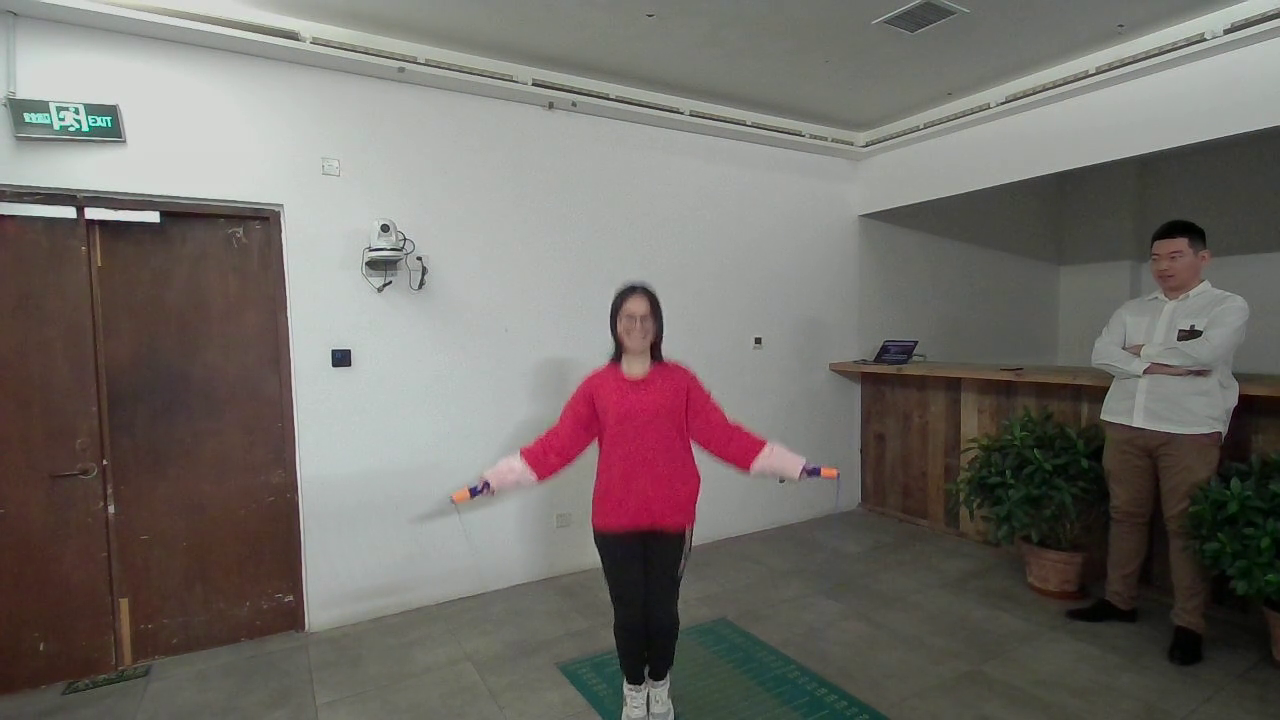
#> input picture frame 11 of area_extract/image/front_jeston_1.mp4, 1280 x 720 px
$ python three_absdiff.py   (older library calls are emulated)
#> lines starting #> are read from the running program, lines starting #| are printed output that depends on the picture; after the words box and inside, x2 and y2 are one past the last pixel; in counts of white or black regions, pixels touching at a corner belong together
import cv2
import numpy as np
import time


def three_frame_differencing(videopath):
#> called with videopath = 'image/front_jeston_1.mp4'
    cap = cv2.VideoCapture(videopath)
    width = int(cap.get(cv2.CAP_PROP_FRAME_WIDTH))
    height = int(cap.get(cv2.CAP_PROP_FRAME_HEIGHT))
    print('宽/高', width, height)
    one_frame = np.zeros((height, width), dtype=np.uint8),
    two_frame = np.zeros((height, width), dtype=np.uint8)
    three_frame = np.zeros((height, width), dtype=np.uint8)
    while cap.isOpened():
        ret, frame = cap.read()
#> frame is the input picture: shape (720, 1280, 3); mean B, G, R 105, 109.5, 114.4
        frame_gray = cv2.cvtColor(frame, cv2.COLOR_BGR2GRAY)
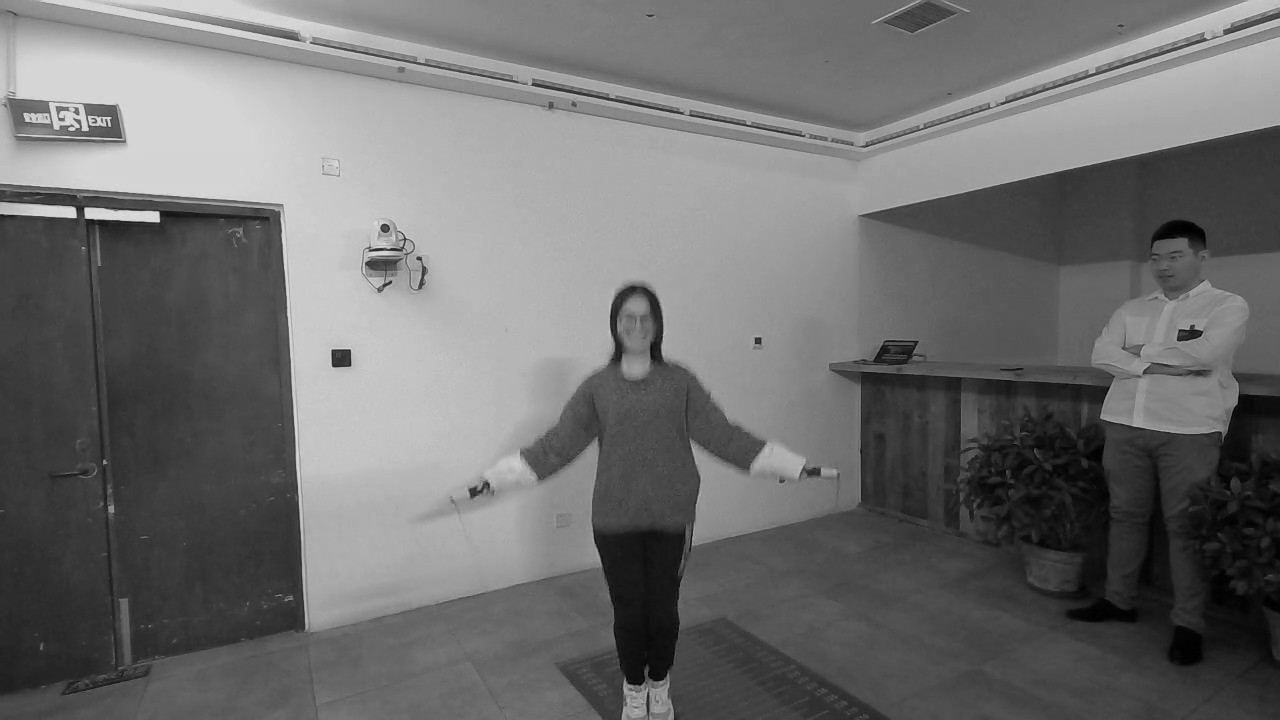
#> frame_gray: shape (720, 1280); min 0, max 227, mean 110.4
        #frame_gray = cv2.GaussianBlur(frame_gray, (3, 3), 0)
        if not ret:
            break
        one_frame, two_frame, three_frame = two_frame, three_frame, frame_gray
#> one_frame: shape (720, 1280); every value is 0
        abs1 = cv2.absdiff(one_frame, two_frame)  # 相减
        _, thresh1 = cv2.threshold(abs1, 5, 255, cv2.THRESH_BINARY)  # 二值，大于40的为255，小于0

        abs2 = cv2.absdiff(two_frame, three_frame)
        _, thresh2 = cv2.threshold(abs2, 5, 255, cv2.THRESH_BINARY)
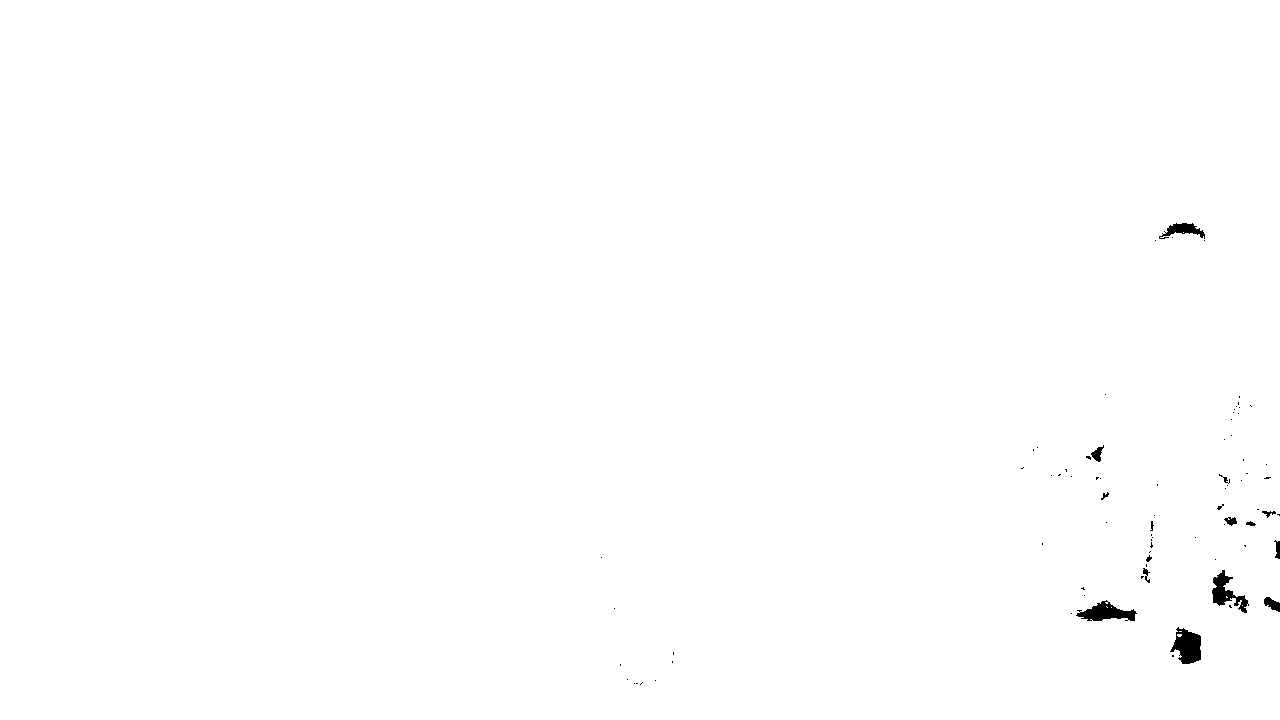
#> thresh2: shape (720, 1280); 99.7% white; 80 black regions (65 under 20 px), largest, box (x1, y1, x2, y2) and area: (1170, 627, 1201, 664) 743, (1076, 600, 1137, 621) 675, (1212, 570, 1249, 613) 607

        binary = cv2.bitwise_and(thresh1, thresh2)  # 与运算
        '''
        kernel = cv2.getStructuringElement(cv2.MORPH_ELLIPSE, (5, 5))
        erode = cv2.erode(binary, kernel)  # 腐蚀
        dilate = cv2.dilate(erode, kernel)  # 膨胀
        dilate = cv2.dilate(dilate, kernel)  # 膨胀
        '''
        binary = cv2.morphologyEx(binary, cv2.MORPH_OPEN, np.ones((3, 1), np.uint8))
        img, contours, hei = cv2.findContours(binary, mode=cv2.RETR_EXTERNAL,
                                              method=cv2.CHAIN_APPROX_SIMPLE)  # 寻找轮廓
#> contours = []; hei = None
        for contour in contours:
            if 100 < cv2.contourArea(contour) < 40000:
                x, y, w, h = cv2.boundingRect(contour)  # 找方框
                cv2.rectangle(binary, (x, y), (x + w, y + h), (255, 255, 255))
#> this loop made 0 passes
        # [4 lines of commented-out code are left out]
        cv2.imshow("dilate", binary)
        #time.sleep(0.5)
        #cv2.imshow("frame", frame)
        if cv2.waitKey(50) & 0xFF == ord("q"):
#> (key q is pressed here)
            break
    cap.release()
    cv2.destroyAllWindows()


if __name__ == '__main__':
    three_frame_differencing('image/front_jeston_1.mp4')
    # three_frame_differencing('image/test4.mp4')
    # three_frame_differencing('image/jump_skip01.mov')

'''
————————————————
版权声明：本文为CSDN博主「人工弱智乔木」的原创文章，遵循
CC
4.0
BY - SA
版权协议，转载请附上原文出处链接及本声明。
原文链接：https: // blog.csdn.net / pengpengloveqiaoqiao / article / details / 89487049
'''
